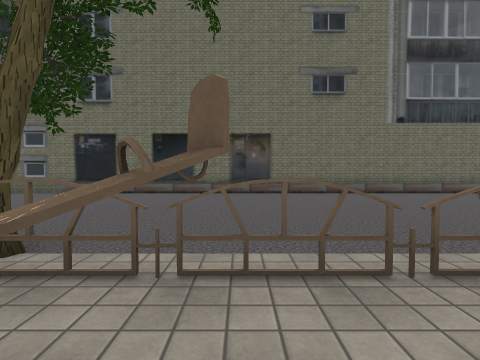
[1] (above)

16 first-person views from a walk through a scene from a Unity 3-D project. The camera is 1.2 m above the floor, tilts 2° down and sees 80° across. The floor is counted in squares, 2 m on a side. Each view is taken from the middle of a square. On the plan, view 1 faces up. The plan holds only what a view shows up to about 9 squares ahead; the rest is blank. The place goes on beyond the plan. The player character is not drawn. Some surface patterns are stand-ins.

[2]
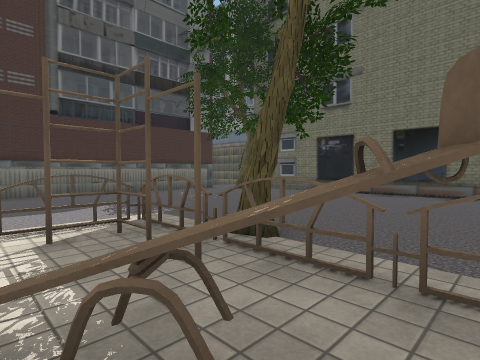

[3]
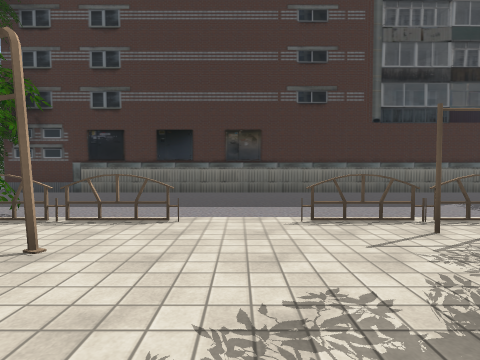

[4]
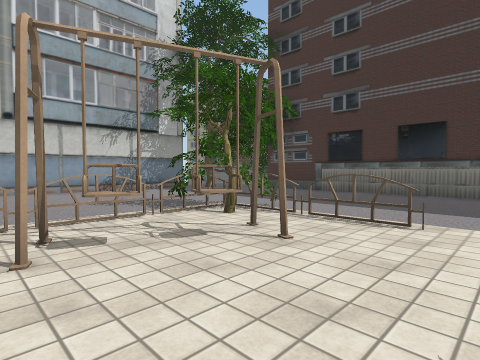

[5]
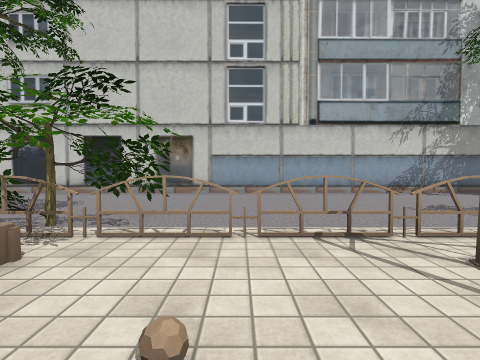

[6]
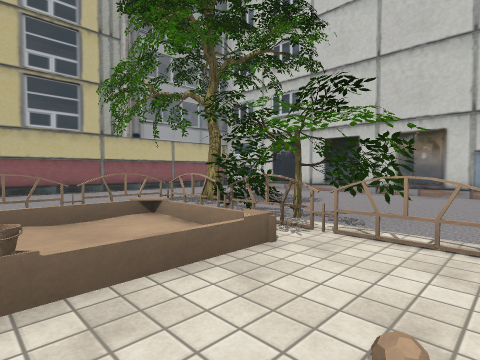

[7]
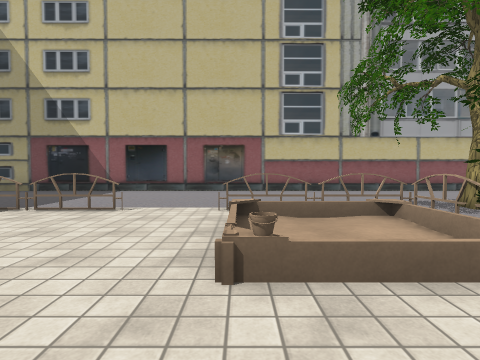

[8]
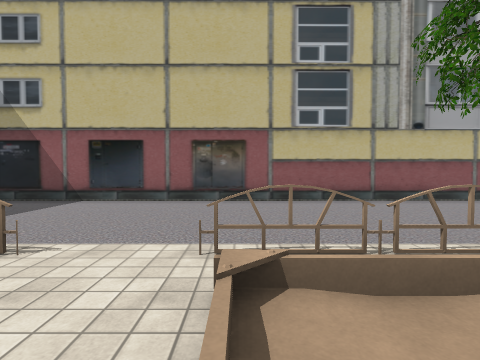

[9]
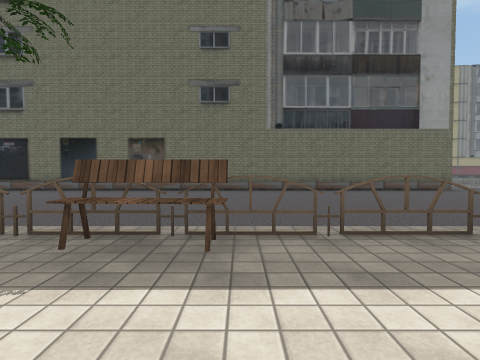

[10]
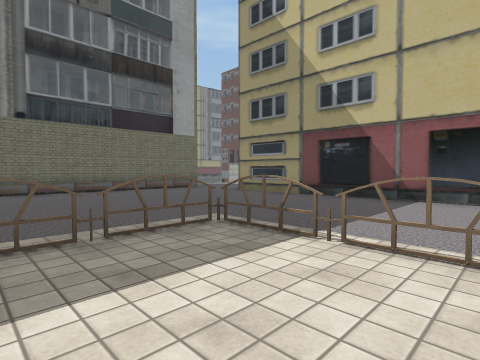

[11]
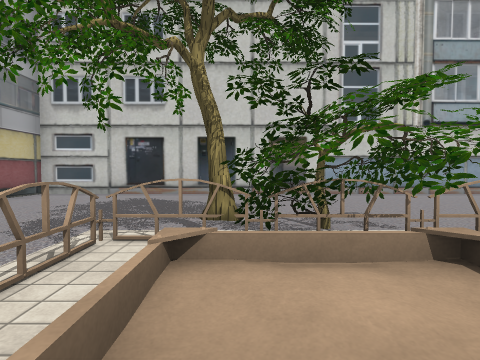

[12]
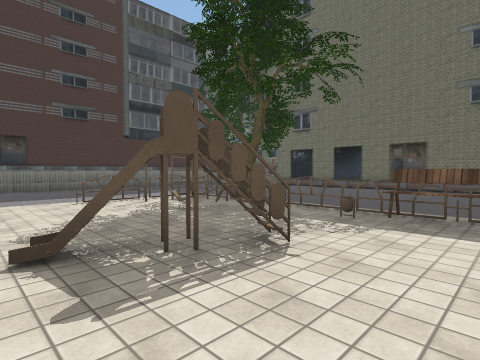

[13]
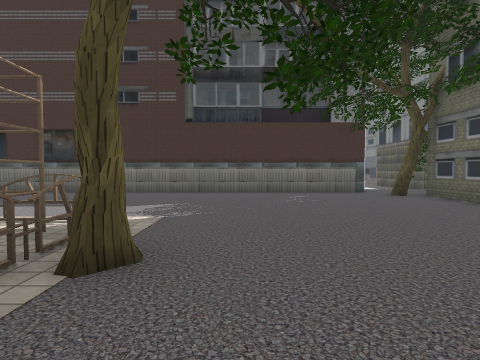

[14]
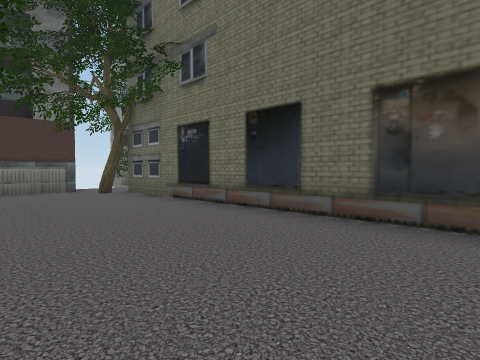

[15]
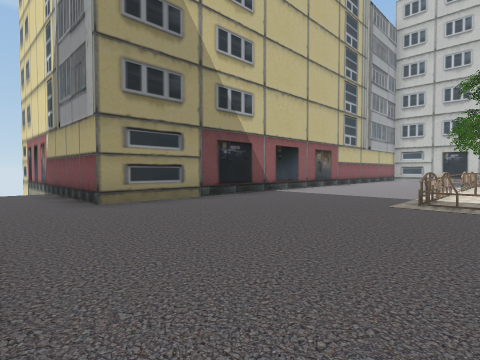

[16]
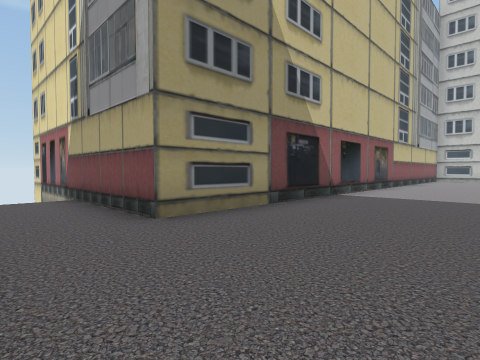

### Floor plan
Key: @ floor where view 1 was taken; # wall or solid block; x gap in a wall; . floor; / step, stairs or slope; = window, fence, low wall or low ledge; T tree; H thing the floor can be seen under or through; B bench; O other object.
Columns run from 9 left of view 1 to 13 right of it. Each row starts with its distance up from view 1.
  8  =#################.
  7  #T..................
  6  #....................
  5  #.................####
  4  #.................#
  3  #.................#
  2  #.....TH...HH.....#
  1  #....HH=H=BB.H....#
  0  #....H.#@....H....#
 -1  #....H...#...H....#
 -2  #........#........#
 -3  #....H.....///....#
 -4  #....HHH#....=....#
 -5  #...OO..x.OO.#....#
 -6  #....OO#.#OOT#....#
 -7  #.........O.......#
 -8  #.................#
 -9 TTT ...............#
-10 T T ...............#
-11     ################

Where each view was taken, in squares from view 1:
view 1: 0 up, 0 right, facing up
view 2: 0 up, 0 right, facing up-left
view 3: 2 down, 0 right, facing left
view 4: 2 down, 0 right, facing down-left
view 5: 3 down, 1 right, facing down
view 6: 3 down, 1 right, facing down-right
view 7: 3 down, 1 right, facing right
view 8: 3 down, 3 right, facing right
view 9: 1 down, 3 right, facing up
view 10: 1 down, 3 right, facing up-right
view 11: 3 down, 4 right, facing down
view 12: 3 down, 3 right, facing up-left
view 13: 3 up, 0 right, facing left
view 14: 4 up, 1 right, facing up-left
view 15: 7 up, 4 right, facing down-right
view 16: 7 up, 6 right, facing down-right
